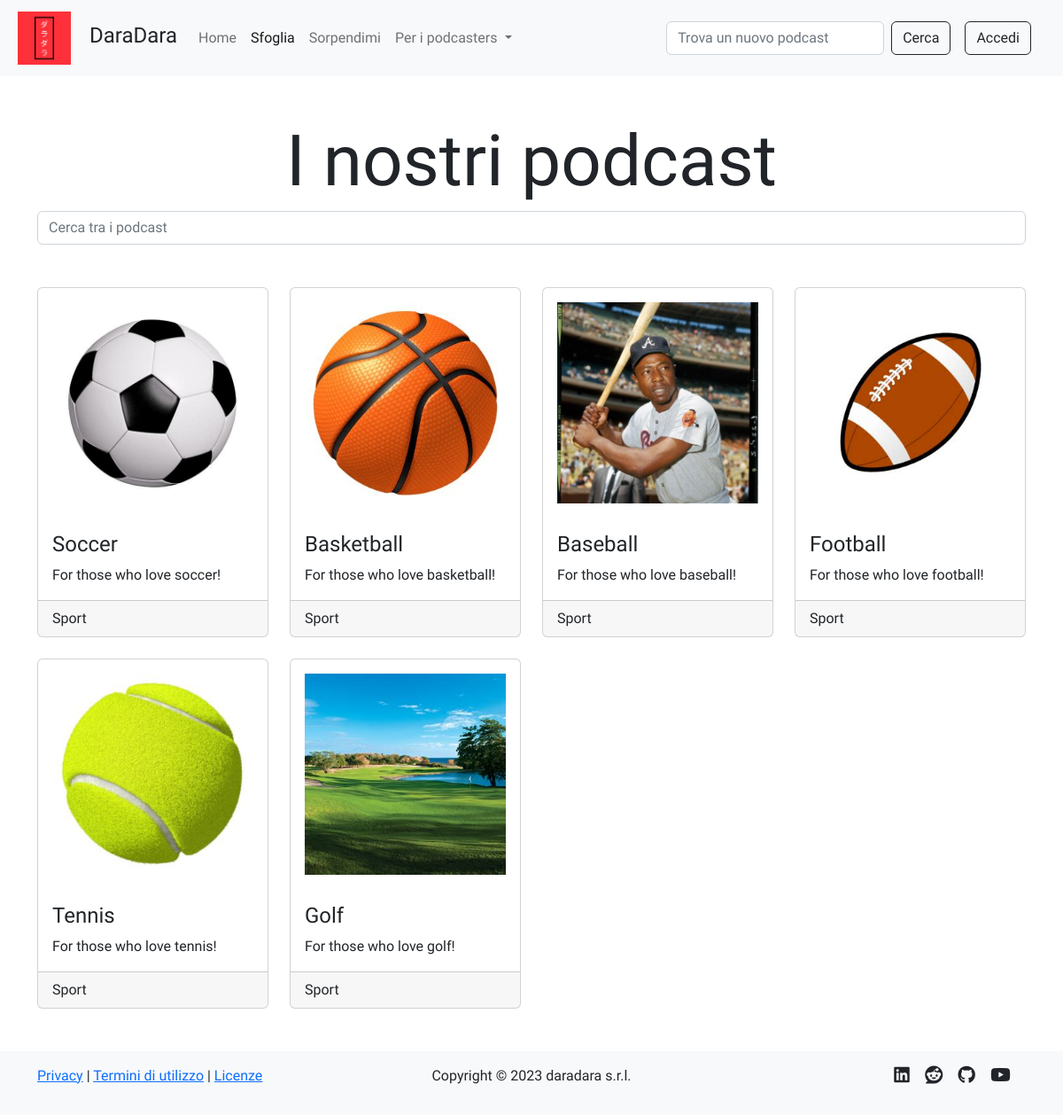
Screenshot of /search with the database file from the repository.
### tables this page shows
CREATE TABLE "podcasts" (
	"id"	INTEGER NOT NULL UNIQUE,
	"title"	TEXT NOT NULL UNIQUE,
	"desc"	TEXT NOT NULL,
	"img"	TEXT NOT NULL,
	"id_user"	INTEGER NOT NULL,
	"category"	TEXT,
	PRIMARY KEY("id" AUTOINCREMENT),
	FOREIGN KEY("id_user") REFERENCES "users"("id")
);

### app.py (the view)
@app.route('/search')
def categories():
    podcasts = dao.get_podcasts()
    session['previous_url'] = request.url
    return render_template('categories.html', podcasts=podcasts)

### data/dao.py (called while the page is built)
def get_podcasts():
    podcasts = []
    for id in range(1, get_last_podcast_id() + 1 ):
        podcast = get_podcast(id)
        if podcast:
            podcasts.append(podcast)
    return podcasts

def get_podcast(id):
    conn, cursor = connect()
    podcast = None
    try:
        sql = 'SELECT * FROM podcasts WHERE id = ?'
        cursor.execute(sql, (id,))
        podcast = cursor.fetchone()
    except Exception as e:
        print(e)
    close(conn, cursor)
    return podcast

def get_last_podcast_id():
    conn, cursor = connect()
    id = 0
    try:
        sql = "SELECT seq FROM sqlite_sequence WHERE name = 'podcasts'"
        cursor.execute(sql)
        id = cursor.fetchone()['seq']
        if id == None:
            id = 0
    except Exception as e:
        print(e)
    close(conn, cursor)
    return id

def connect():
    conn = sqlite3.connect(PATH)
    conn.row_factory = sqlite3.Row
    cursor = conn.cursor()
    return conn, cursor

def close(conn, cursor):
    cursor.close()
    conn.close()

### templates/categories.html (shortened to what this page needs)
{% extends 'gallery.html' %}
{% block searchActive %}active{% endblock %}
{% block header %}
    <h1 class="text-center display-1">I nostri podcast</h1>
{% endblock %}
{% block gallery %}
{% for podcast in podcasts %}
    <div class="col">
    <article class="podcast card h-100">
        <a href="{{url_for('podcast', id=podcast.id)}}"><img class="card-img-top img-fluid p-1 p-lg-3" src="{{url_for('static', filename='uploads/images/covers/'+podcast.id|string+podcast.img)}}" alt="Immagine podcast {{podcast.title}}"></a>
        <section class="card-body">
            <h4 class="podcast-title card-title"><a href="{{url_for('podcast', id=podcast.id)}}">{{podcast.title}}</a></h4>
            <p class="podcast-description card-text"><a href="{{url_for('podcast', id=podcast.id)}}">{{podcast.desc}}</a></p>
        </section>
        <div class="card-footer podcast-category">
            {{podcast.category|capitalize}}
        </div>
    </article>
    </div>
{% endfor %}
{%endblock%}

### templates/gallery.html (shortened to what this page needs)
{% extends 'layout.html' %}
{% block content %}
<header class="row">
    {% block header %}{% endblock %}
</header>
{% block searchbar %}
<div class="row mb-5">
    <div class="col-12 d-flex align-items-center">
        <input class="form-control" id="searchbar" type="search" placeholder="Cerca tra i podcast">
    </div>
</div>
{% endblock %}
{% block main %}
<main class="row row-cols-1 row-cols-md-4 g-4">
    {% block gallery %}{% endblock %}
</main>
{% endblock %}
{% endblock %}

### templates/layout.html (shortened to what this page needs)
<!DOCTYPE html>
<html lang="it">
<head>
    <link href="https://cdn.jsdelivr.net/npm/bootstrap@5.2.3/dist/css/bootstrap.min.css" rel="stylesheet">
    <link href="{{url_for('static', filename='stylesheets/layout.css')}}" rel="stylesheet">
</head>
<body>
    <nav class="navbar navbar-expand-lg bg-light sticky-top">
        <div class="container-fluid mx-2">
            <a class="navbar-brand" href="{{ url_for('index') }}">
                <img class="img-fluid nav-img" src="{{url_for('static', filename='ico/daradara_medium.png')}}" alt="Logo DaraDara">
                <h4 class="d-inline-block mt-0 ms-3">DaraDara</h4>
            </a>
            <div class="collapse navbar-collapse" id="navbarSupportedContent">
            <ul class="navbar-nav me-auto mb-2 mb-lg-0">
                <li class="nav-item">
                <a class="nav-link {% block homeActive %}{% endblock %}" aria-current="page" href="{{url_for('index')}}">Home</a>
                </li>
                <li class="nav-item">
                <a class="nav-link {% block searchActive %}{% endblock %}" href="{{url_for('categories')}}">Sfoglia</a>
                </li>
                <li class="nav-item">
                    <a class="nav-link" href="{{url_for('random_pod')}}">Sorpendimi</a>
                </li>
                <li class="nav-item dropdown">
                <a class="nav-link dropdown-toggle" href="#" role="button" data-bs-toggle="dropdown" aria-expanded="false">
                    Per i podcasters
                </a>
                </li>
            </ul>
            <form class="d-flex" role="search" action="{{url_for('categories')}}">
                <input id="input-searchCategories" class="form-control me-2" type="search" name="query" placeholder="Trova un nuovo podcast" aria-label="Search">
                <button id="searchCategories" class="btn btn-light btn-outline-dark" type="submit">Cerca</button>
            </form>
            {% if not current_user.is_authenticated %}
            <a href = "{{url_for('login')}}" id="loginBtn" class="btn btn-light btn-outline-dark my-3 my-lg-0 mx-lg-3">Accedi</a>
            {% else %}
            <a href="{{url_for('profile', id = current_user.id)}}" id="profileBtn" class="btn btn-light btn-outline-dark my-3 my-lg-0 mx-lg-3">Profilo</a>
            <a href = "{{url_for('logout')}}" id="logoutBtn" class="btn btn-light btn-outline-dark my-3 my-lg-0 me-lg-3">Esci</a>
            {% endif %}
            </div>
        </div>
    </nav>
    <div class="container mt-5">
        {% block content %}{% endblock %}
    </div>
    <footer class="bg-light py-3 mt-5">
        <div class="container">
            <div class="row">
                <div class="col-4">
                    <p>
                        <a class="stock-a" href="{{url_for('terms')}}#privacy" target="_blank">Privacy</a> | <a class="stock-a" href="{{url_for('terms')}}#terms" target="_blank">Termini di utilizzo</a> | <a class="stock-a" href="{{url_for('terms')}}#licences" target="_blank">Licenze</a>
                    </p>
                </div>
                <div class="col">
                    <p class="text-center">Copyright &copy; 2023 daradara s.r.l.</p>
                </div>
                <div class="col-2 offset-2 d-flex flex-row-reverse justify-content-evenly social-icons">
                    <a href="https://youtube.com/playlist?list=PLs7DWGc_wmwTg9F9SkP6GWtJ5FV36dIxp" target="_blank"><i class="fab fa-youtube fa-lg"></i></a>
                    <a href="https://github.com/nMaax" target="_blank"><i class="fab fa-github fa-lg"></i></a>
                    <a href="https://www.reddit.com/r/podcasts/" target="_blank"><i class="fab fa-reddit fa-lg"></i></a>
                    <a href="https://www.linkedin.com/in/massimiliano-carli/" target="_blank"><i class="fab fa-linkedin fa-lg"></i></a>
                </div>
            </div>
        </div>
    </footer>
</body>
</html>

### static/stylesheets/layout.css (style rules this page uses)
* { font-family: 'League Spartan', sans-serif; }
img { min-width: 10px; min-height: 10px; max-width: 800px; max-height: 800px; }
a:not(.stock-a, .vanilla-a, .nav-link) { color: inherit; text-decoration: none; }
.nav-img { max-width: 60px; max-height: 60px; }
.bg-light { background-color: #f8f9fa !important }

### rows the page displays
podcasts: id+img (picture), title "Soccer", desc "For those who love soccer!", category "Sport"
podcasts: id+img (picture), title "Basketball", desc "For those who love basketball!", category "Sport"
podcasts: id+img (picture), title "Baseball", desc "For those who love baseball!", category "Sport"
podcasts: id+img (picture), title "Football", desc "For those who love football!", category "Sport"
podcasts: id+img (picture), title "Tennis", desc "For those who love tennis!", category "Sport"
podcasts: id+img (picture), title "Golf", desc "For those who love golf!", category "Sport"
